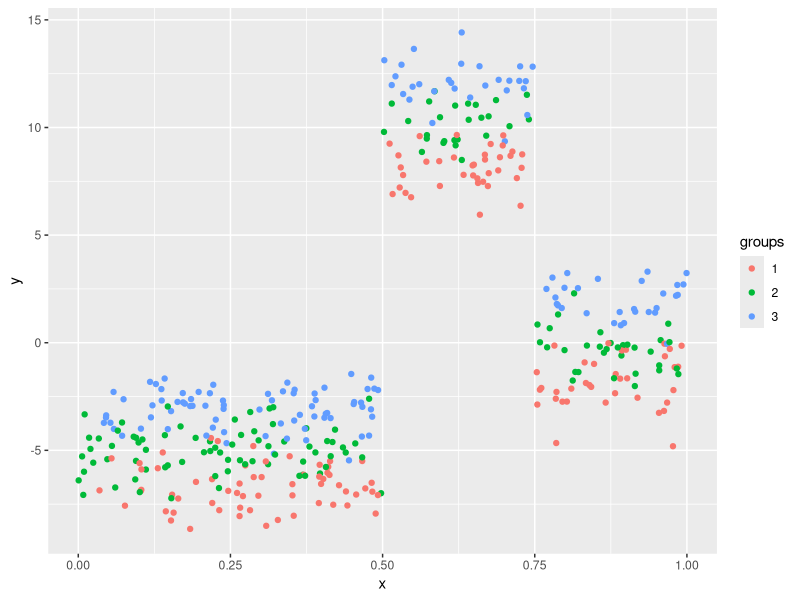

Write the R code that produced this figure. (Note: this script raises an error after producing the figure.)
# Create a really simple example that HEBART should do really well on

# Just one tree with one covariate and 3 groups
# Terminal node 1 comes from x <= 0.5, has mu = -5, phi 1 2 3 = -7 -5 -3
# Node 2 comes from x > 0.5 and x <= 0.75, has mu = 10, phi = 8 10 12
# Node 3 comes from x > 0.75 has mu  0 and phi = -2 0 2

# Clear workspace and load in packages
library(tidyverse)

# Create this data set
set.seed(123)
n <- 400
x <- runif(n)
groups <- factor(rep(1:3, length = n))
mu <- rep(0, n)
mu[x<0.75] <- 10
mu[x<0.5] <- -5
# qplot(x, mu)
phi <- rep(NA, length = n)
phi_tn1 <- c(-7, -5, -3)
phi[mu == -5] <- phi_tn1[groups[mu == -5]]
phi_tn2 <- c(8, 10, 12)
phi[mu == 10] <- phi_tn2[groups[mu == 10]]
phi_tn3 <- c(-2, 0, 2)
phi[mu == 0] <- phi_tn3[groups[mu == 0]]
# qplot(x, phi, colour = groups)
res_sd <- 1
y <- rnorm(n, phi, res_sd)
qplot(x, y, colour = groups)

train <- data.frame(
  y = y[1:200], 
  x = x[1:200],
  groups = groups[1:200]
)
test <- data.frame(
  y = y[201:400], 
  x = x[201:400],
  groups = groups[201:400]
)


# Now run HEBART on it ----------------------------------------------------

hb_model <- hebart(y ~ x,
                   data = train,
                   group_variable = "groups", 
                   num_trees = 10,
                   priors = list(
                     alpha = 0.95, # Prior control list
                     beta = 2,
                     nu = 2,
                     lambda = 0.1,
                     tau_mu = 16 * num_trees,
                     shape_tau_phi = 0.5,
                     scale_tau_phi = 1
                   ), 
                   inits = list(tau = 1,
                                tau_phi = 0.01),
                   MCMC = list(iter = 1500, 
                               burn = 500, 
                               thin = 1,
                               tau_phi_sd = 10)
)
hb_model

pp <- predict_hebart(newX = matrix(test$x, ncol = 1), new_groups = test$group,
                     hebart_posterior  = hb_model, 
                     type = "mean")

sqrt(mean(pp - test$y)^2) 
cor(pp, test$y)
qplot(test$y, pp) + geom_abline()
qplot(1:length(hb_model$sigma), hb_model$sigma)
qplot(1:length(hb_model$sigma), hb_model$sigma_phi)
